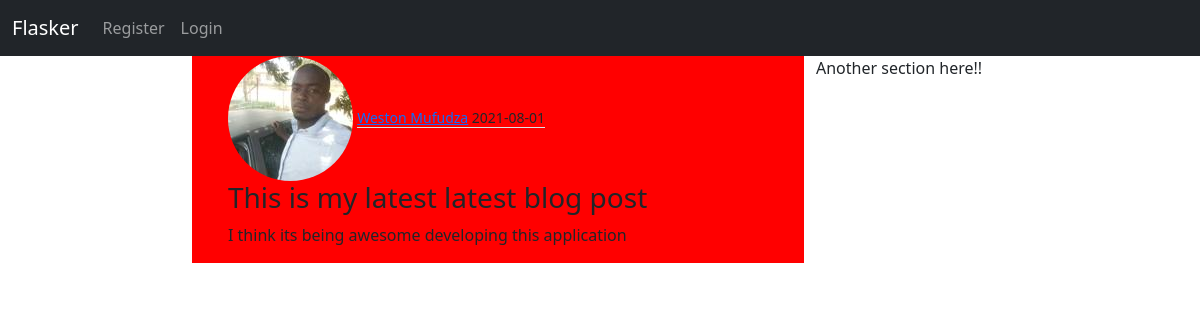
The app's page /post/16 with its own data.
### flaskblog/models.py (models this page shows, shortened)
class User(db.Model, UserMixin):
    id= db.Column(db.Integer, primary_key= True)
    username= db.Column(db.String(20), unique= True, nullable= False)
    email= db.Column(db.String(120), unique= True, nullable= False)
    image_file= db.Column(db.String(20), default= 'default.jpg')
    password= db.Column(db.String(20), nullable= False)
    posts= db.relationship('Post', backref= 'author', lazy= True)

class Post(db.Model):
    id= db.Column(db.Integer, primary_key= True)
    title= db.Column(db.String(120), nullable= False)
    date_posted= db.Column(db.DateTime, nullable= False, default= datetime.utcnow)
    content= db.Column(db.Text, nullable= False)
    user_id= db.Column(db.Integer, db.ForeignKey('user.id'), nullable= False)

### flaskblog/posts/routes.py (the view)
@posts.route('/post/<int:post_id>')
def post(post_id):
    post= Post.query.get_or_404(post_id)
    return render_template('post.html', title= post.title, post= post)

### templates/post.html (shortened to what this page needs)
{% extends 'base.html' %}
{% block content %}
  <div class="container">
      <img class="rounded-circle" src="{{ url_for('static', filename= 'profile_pics/'+ post.author.image_file)}}">
      <small class="border-bottom"><a href="#">{{ post.author.username }}</a> {{ post.date_posted.strftime('%Y-%m-%d') }}</small><br>
      <h3>{{ post.title }}</h3>
      <p>{{ post.content }}</p>
  </div>
{% endblock content %}

### records on screen
User: image_file (picture), author.username "Weston Mufudza"
Post: date_posted "2021-08-01", title "This is my latest latest blog post", content "I think its being awesome developing this application"
